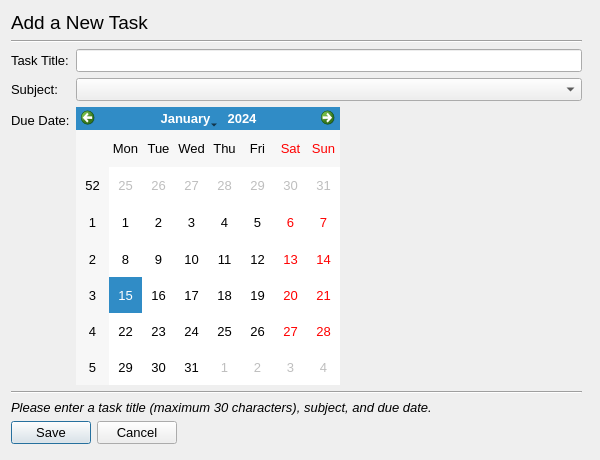
<?xml version="1.0" encoding="UTF-8"?>
<ui version="4.0">
 <class>dialog_new_task</class>
 <widget class="QDialog" name="dialog_new_task">
  <property name="geometry">
   <rect>
    <x>0</x>
    <y>0</y>
    <width>600</width>
    <height>460</height>
   </rect>
  </property>
  <property name="font">
   <font>
    <family>Arial</family>
    <pointsize>10</pointsize>
   </font>
  </property>
  <property name="windowTitle">
   <string>Add Task</string>
  </property>
  <widget class="QWidget" name="layoutWidget">
   <property name="geometry">
    <rect>
     <x>11</x>
     <y>11</y>
     <width>571</width>
     <height>433</height>
    </rect>
   </property>
   <layout class="QVBoxLayout" name="vert_layout_new_task">
    <item>
     <widget class="QLabel" name="lbl_new_task">
      <property name="font">
       <font>
        <pointsize>14</pointsize>
       </font>
      </property>
      <property name="text">
       <string>Add a New Task</string>
      </property>
     </widget>
    </item>
    <item>
     <widget class="Line" name="hori_line_new_task">
      <property name="orientation">
       <enum>Qt::Horizontal</enum>
      </property>
     </widget>
    </item>
    <item>
     <layout class="QFormLayout" name="form_layout_task_details">
      <item row="1" column="0">
       <widget class="QLabel" name="lbl_task_title">
        <property name="text">
         <string>Task Title:</string>
        </property>
       </widget>
      </item>
      <item row="1" column="1">
       <widget class="QLineEdit" name="line_edit_task_title"/>
      </item>
      <item row="2" column="0">
       <widget class="QLabel" name="lbl_subject">
        <property name="text">
         <string>Subject:</string>
        </property>
       </widget>
      </item>
      <item row="2" column="1">
       <widget class="QComboBox" name="comb_box_subject">
        <property name="frame">
         <bool>true</bool>
        </property>
       </widget>
      </item>
      <item row="3" column="0">
       <widget class="QLabel" name="lbl_due_date">
        <property name="text">
         <string>Due Date:</string>
        </property>
       </widget>
      </item>
      <item row="3" column="1">
       <widget class="QCalendarWidget" name="calendar_due_date">
        <property name="sizePolicy">
         <sizepolicy hsizetype="Fixed" vsizetype="Preferred">
          <horstretch>0</horstretch>
          <verstretch>0</verstretch>
         </sizepolicy>
        </property>
       </widget>
      </item>
     </layout>
    </item>
    <item>
     <widget class="Line" name="hori_line_task_details">
      <property name="orientation">
       <enum>Qt::Horizontal</enum>
      </property>
     </widget>
    </item>
    <item>
     <widget class="QLabel" name="lbl_instruction">
      <property name="font">
       <font>
        <italic>true</italic>
       </font>
      </property>
      <property name="text">
       <string>Please enter a task title (maximum 30 characters), subject, and due date.</string>
      </property>
     </widget>
    </item>
    <item alignment="Qt::AlignLeft">
     <widget class="QDialogButtonBox" name="button_box_new_task">
      <property name="orientation">
       <enum>Qt::Horizontal</enum>
      </property>
      <property name="standardButtons">
       <set>QDialogButtonBox::Cancel|QDialogButtonBox::Save</set>
      </property>
     </widget>
    </item>
   </layout>
  </widget>
 </widget>
 <resources/>
 <connections>
  <connection>
   <sender>button_box_new_task</sender>
   <signal>rejected()</signal>
   <receiver>dialog_new_task</receiver>
   <slot>reject()</slot>
   <hints>
    <hint type="sourcelabel">
     <x>316</x>
     <y>260</y>
    </hint>
    <hint type="destinationlabel">
     <x>286</x>
     <y>274</y>
    </hint>
   </hints>
  </connection>
  <connection>
   <sender>button_box_new_task</sender>
   <signal>accepted()</signal>
   <receiver>dialog_new_task</receiver>
   <slot>accept()</slot>
   <hints>
    <hint type="sourcelabel">
     <x>248</x>
     <y>254</y>
    </hint>
    <hint type="destinationlabel">
     <x>157</x>
     <y>274</y>
    </hint>
   </hints>
  </connection>
 </connections>
</ui>
